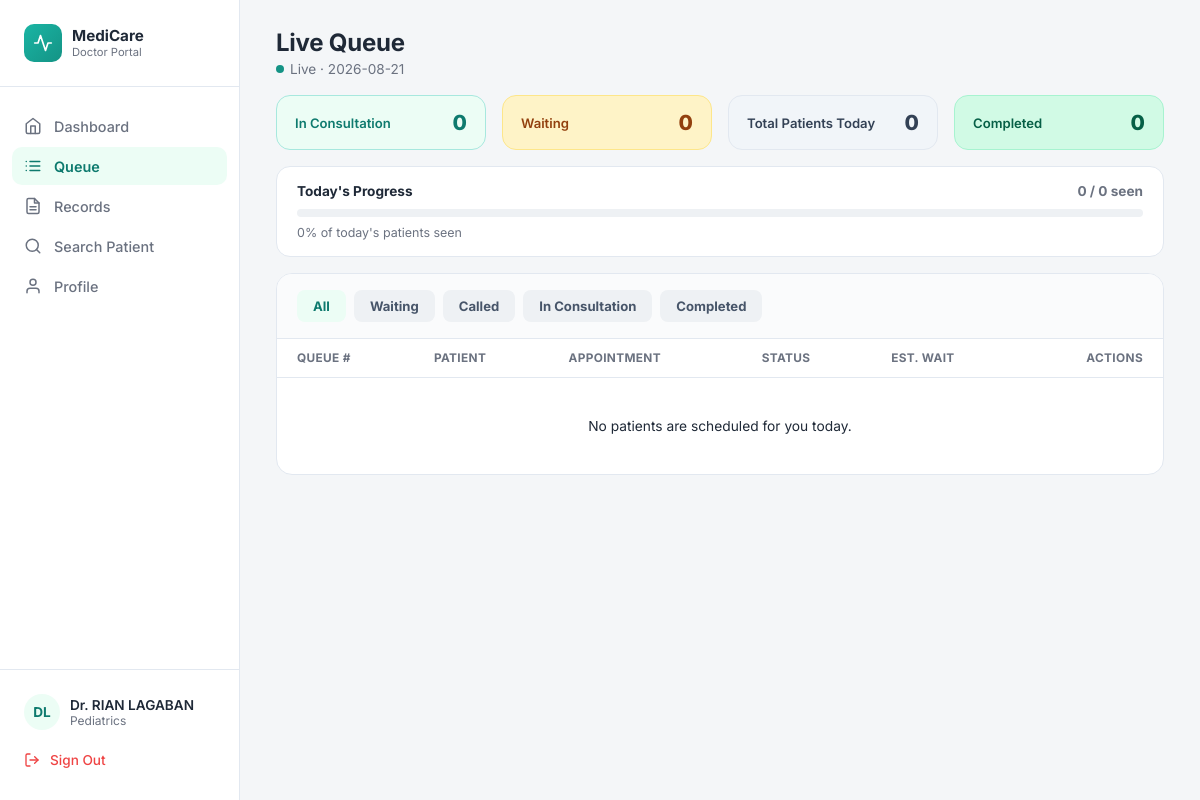
Page /doctor/doctor_queue.php (signed in) on the committed database.
### tables this page shows
CREATE TABLE IF NOT EXISTS `staff` (
  `StaffID` int NOT NULL AUTO_INCREMENT,
  `UserID` int NOT NULL,
  `DepartmentID` int NOT NULL,
  `StaffRole` varchar(50) NOT NULL,
  `Suffix` varchar(20) DEFAULT NULL,
  `Specialization` varchar(100) DEFAULT NULL,
  `AvailabilityStatus` varchar(50) NOT NULL DEFAULT 'Available',
  `DateHired` date DEFAULT NULL,
  `ScheduleStart` time DEFAULT NULL,
  `ScheduleEnd` time DEFAULT NULL,
  `AssignedDays` varchar(100) DEFAULT NULL,
  `AssignedResponsibilities` text,
  `CreatedAt` datetime NOT NULL DEFAULT CURRENT_TIMESTAMP,
  `UpdatedAt` datetime NOT NULL DEFAULT CURRENT_TIMESTAMP ON UPDATE CURRENT_TIMESTAMP,
  PRIMARY KEY (`StaffID`),
  KEY `FK_Staff_Users` (`UserID`),
  KEY `FK_Staff_Departments` (`DepartmentID`)
);

CREATE TABLE IF NOT EXISTS `users` (
  `UserID` int NOT NULL AUTO_INCREMENT,
  `RoleID` int NOT NULL,
  `FirstName` varchar(100) NOT NULL,
  `MiddleName` varchar(100) DEFAULT NULL,
  `LastName` varchar(100) NOT NULL,
  `Email` varchar(191) NOT NULL,
  `Password` varchar(255) NOT NULL,
  `Sex` varchar(13) NOT NULL,
  `DateOfBirth` date DEFAULT NULL,
  `ContactNumber` varchar(20) DEFAULT NULL,
  `Address` text,
  `Status` varchar(50) NOT NULL DEFAULT 'Active',
  `CreatedAt` datetime NOT NULL DEFAULT CURRENT_TIMESTAMP,
  `FailedAttempts` int DEFAULT '0',
  `LockUntil` datetime DEFAULT NULL,
  `ResetToken` varchar(255) DEFAULT NULL,
  `TokenExpiry` datetime DEFAULT NULL,
  `ProfilePhoto` varchar(255) DEFAULT NULL,
  `LastLogin` datetime DEFAULT NULL,
  PRIMARY KEY (`UserID`),
  UNIQUE KEY `Email` (`Email`),
  KEY `FK_Users_Roles` (`RoleID`)
);

CREATE TABLE IF NOT EXISTS `departments` (
  `DepartmentID` int NOT NULL AUTO_INCREMENT,
  `DepartmentName` varchar(100) NOT NULL,
  PRIMARY KEY (`DepartmentID`),
  UNIQUE KEY `DepartmentName` (`DepartmentName`)
);

### doctor/doctor_queue.php (the view, shortened to what the rows shown need)
<?php
require_once __DIR__ . '/../includes/db.php';
$userID = (int)$_SESSION['UserID'];
$doctorSql = "
    SELECT
        s.StaffID,
        s.UserID,
        s.StaffRole,
        s.Specialization,
        s.DepartmentID,
        d.DepartmentName,
        u.FirstName,
        u.MiddleName,
        u.LastName,
        u.Sex,
        u.ProfilePhoto
    FROM staff s
    INNER JOIN users u
        ON s.UserID = u.UserID
    LEFT JOIN departments d
        ON s.DepartmentID = d.DepartmentID
    WHERE s.UserID = ?
    LIMIT 1
";
$doctorStmt = mysqli_prepare($conn, $doctorSql);
mysqli_stmt_bind_param($doctorStmt, 'i', $userID);
mysqli_stmt_execute($doctorStmt);
$doctorResult = mysqli_stmt_get_result($doctorStmt);
$doctor = mysqli_fetch_assoc($doctorResult);
$doctorFirstName = $doctor['FirstName'] ?? '';
$doctorMiddleName = $doctor['MiddleName'] ?? '';
$doctorLastName = $doctor['LastName'] ?? '';
$doctorName = trim(
    'Dr. ' .
    $doctorFirstName . ' ' .
    ($doctorMiddleName ? $doctorMiddleName . ' ' : '') .
    $doctorLastName
);
$doctorDepartment =
    $doctor['DepartmentName']
    ?: 'General Medicine';
function initials(string $name): string
{
    $parts = preg_split('/\s+/', trim($name));
    $first = $parts[0][0] ?? '';
    $last = '';
    if (count($parts) > 1) {
        $last = $parts[count($parts) - 1][0] ?? '';
    }
    return strtoupper($first . $last);
}
$consultPatient = null;
$queueMessage = '';
?>
<!DOCTYPE html>
<html lang="en">
<head>
<link
    rel="stylesheet"
    href="../assets/css/doctor/doctor_dashboard.css"
>
</head>
<body>
<div class="app">
<aside class="sidebar">
    <div class="sidebar-footer">
        <div class="sidebar-user">
            <div class="user-avatar">
                <?php if (!empty($doctor['ProfilePhoto'])): ?>
                <img src="../<?php echo htmlspecialchars($doctor['ProfilePhoto']); ?>" alt="Photo" style="width:36px;height:36px;border-radius:50%;object-fit:cover;">
                <?php else: ?>
                <?= htmlspecialchars(initials($doctorName)) ?>
                <?php endif; ?>
            </div>
            <div>
                <div class="user-name">
                    <?= htmlspecialchars($doctorName) ?>
                </div>
                <div class="user-role">
                    <?= htmlspecialchars($doctorDepartment) ?>
                </div>
            </div>
        </div>
    </div>
</aside>
<main class="main">
<?php if ($consultPatient): ?>
<!-- =============================================================
     CONSULTATION VIEW
============================================================== -->
<div class="doctor-topbar">
    <div class="page-header">
        <h1>
            Consultation
        </h1>
        <p>
            Record patient diagnosis and treatment
        </p>
    </div>
    <a
        class="back-link"
        href="doctor_queue.php"
    >
        ← Back To Queue
    </a>
</div>
<?php if ($queueMessage): ?>
<div class="queue-alert">
    <?= htmlspecialchars($queueMessage) ?>
</div>
<?php endif; ?>
<div class="consult-patient-banner">
    <div class="cpb-top">
        <div class="cpb-avatar">
            <?= htmlspecialchars(
                initials($consultPatient['name'])
            ) ?>
        </div>
        <div>
            <div class="cpb-name">
                <?= htmlspecialchars(
                    $consultPatient['name']
                ) ?>
            </div>
            <div class="cpb-meta">
                <span>
                    <?= (int)$consultPatient['age'] ?>
                    years
                    &middot;
                    <?= htmlspecialchars(
                        $consultPatient['sex']
                    ) ?>
                </span>
                <span class="sep">
                    |
                </span>
                <span>
                    Queue:
                    <?= htmlspecialchars(
                        $consultPatient['queue_number']
                    ) ?>
                </span>
                <span class="sep">
                    |
                </span>
                <span>
                    Blood:
                    <?= htmlspecialchars(
                        $consultPatient['blood'] ?: 'N/A'
                    ) ?>
                </span>
            </div>
        </div>
        <?php if (!empty($consultPatient['allergies'])): ?>
        <div class="cpb-allergy">
            ⚠ Allergies:
            <?= htmlspecialchars(
                implode(
                    ', ',
                    $consultPatient['allergies']
                )
            ) ?>
        </div>
        <?php endif; ?>
    </div>
</div>
<form method="post">
<input
    type="hidden"
    name="action"
    value="save_consultation"
>
<input
    type="hidden"
    name="appointment_id"
    value="<?= (int)$consultPatient['appointment_id'] ?>"
>
<input
    type="hidden"
    name="patient_id"
    value="<?= (int)$consultPatient['patient_id'] ?>"
>
<div class="consult-grid">
<!-- ============================================================
     LEFT COLUMN
============================================================= -->
<div>
<div class="consult-panel">
    <div class="consult-panel-head">
        <div class="consult-panel-title">
            Diagnosis &amp; Notes
        </div>
    </div>
    <div class="form-field">
        <label for="chief-complaint">
            Chief Complaint
        </label>
        <input
            type="text"
            id="chief-complaint"
            name="chief_complaint"
            value="<?= htmlspecialchars(
                $consultPatient['chief_complaint'] ?? ''
            ) ?>"
            placeholder="Patient's main complaint"
        >
    </div>
    <div class="form-field">
        <label for="diagnosis">
            Diagnosis
        </label>
        <input
            type="text"
            id="diagnosis"
            name="diagnosis"
            value="<?= htmlspecialchars(
                $consultPatient['diagnosis'] ?? ''
            ) ?>"
            placeholder="Enter diagnosis"
        >
    </div>
    <div class="form-field">
        <label for="clinical-notes">
            Clinical Notes
        </label>
        <textarea
            id="clinical-notes"
            name="clinical_notes"
            placeholder="Patient symptoms, observations, history..."
        ><?= htmlspecialchars(
            $consultPatient['notes'] ?? ''
        ) ?></textarea>
    </div>
    <div class="form-field">
        <label for="treatment-plan">
            Treatment Plan
        </label>
        <textarea
            id="treatment-plan"
            name="treatment_plan"
            placeholder="Recommended treatment, follow-up, instructions..."
        ><?= htmlspecialchars(
            $consultPatient['treatment'] ?? ''
        ) ?></textarea>
    </div>
    <div class="form-field">
        <label for="follow-up-date">
            Follow-up Date
        </label>
        <input
            type="date"
            id="follow-up-date"
            name="follow_up_date"
            value="<?= htmlspecialchars(
                $consultPatient['follow_up_date'] ?? ''
            ) ?>"
        >
    </div>
</div>
<!-- ============================================================
     PRESCRIPTIONS
============================================================= -->
<div class="consult-panel">
    <div class="consult-panel-head">
        <div class="consult-panel-title">
            Prescriptions
        </div>
        <button
            type="button"
            class="btn-add-sm"
            onclick="addPrescriptionRow()"
        >
            + Add
        </button>
    </div>
    <div id="prescription-list">
        <div class="prescription-entry">
            <div class="prescription-row">
                <input
                    type="text"
                    name="rx_name[]"
                    placeholder="Medicine name & strength"
                >
                <input
                    type="text"
                    name="rx_dosage[]"
                    placeholder="Dosage"
                >
            </div>
            <div class="prescription-row">
                <input
                    type="text"
                    name="rx_instructions[]"
                    class="full"
                    placeholder="Instructions"
                >
            </div>
        </div>
    </div>
</div>
</div>
<!-- ============================================================
     RIGHT COLUMN
============================================================= -->
<div>
<div class="consult-panel">
    <div class="consult-panel-head">
        <div class="consult-panel-title">
            Past Consultations
        </div>
    </div>
    <?php if (empty($consultPatient['history'])): ?>
        <div class="records-empty">
            No past consultations on file.
        </div>
    <?php else: ?>
        <?php foreach (
            array_reverse($consultPatient['history'])
            as $c
        ): ?>
        <div class="past-consult-item">
            <div class="pc-head">
                <span class="pc-date">
                    <?= htmlspecialchars(
                        $c['date']
                    ) ?>
                </span>
                <span>
                    <?= htmlspecialchars(
                        $c['doctor']
                    ) ?>
                </span>
            </div>
            <?php if (!empty($c['diagnosis'])): ?>
            <div class="pc-diagnosis">
                <?= htmlspecialchars(
                    $c['diagnosis']
                ) ?>
            </div>
            <?php endif; ?>
            <?php if (!empty($c['note'])): ?>
            <div class="pc-note">
                <?= nl2br(
                    htmlspecialchars(
                        $c['note']
                    )
                ) ?>
            </div>
            <?php endif; ?>
            <?php if (!empty($c['tag'])): ?>
            <span class="pc-tag">
                <?= htmlspecialchars(
                    $c['tag']
                ) ?>
            </span>
            <?php endif; ?>
        </div>
        <?php endforeach; ?>
    <?php endif; ?>
</div>
<div class="consult-panel">
    <div class="consult-panel-head">
        <div class="consult-panel-title">
            Vitals
        </div>
    </div>
    <div class="vitals-grid">
        <div class="form-field">
            <label for="vital-bp">
                Blood Pressure
            </label>
            <input
                type="text"
                id="vital-bp"
                name="vital_bp"
                value="<?= htmlspecialchars(
                    $consultPatient['blood_pressure'] ?? ''
                ) ?>"
                placeholder="120/80"
            >
        </div>
        <div class="form-field">
            <label for="vital-temp">
                Temperature
            </label>
            <input
                type="text"
                id="vital-temp"
                name="vital_temp"
                value="<?= htmlspecialchars(
                    $consultPatient['temperature'] ?? ''
                ) ?>"
                placeholder="36.8"
            >
        </div>
        <div class="form-field full">
            <label for="vital-pulse">
                Pulse
            </label>
            <input
                type="number"
                id="vital-pulse"
                name="vital_pulse"
                value="<?= htmlspecialchars(
                    $consultPatient['pulse_rate'] ?? ''
                ) ?>"
                placeholder="72"
            >
        </div>
    </div>
</div>
<div class="consult-save-wrap">
    <button
        type="submit"
        class="btn-save-consult"
    >
        Save Consultation
    </button>
</div>
</div>
</div>
</form>
<script>
function addPrescriptionRow()
{
    const list =
        document.getElementById(
            'prescription-list'
        );
    const entry =
        document.createElement(
            'div'
        );
    entry.className =
        'prescription-entry';
    entry.innerHTML = `
        <div class="prescription-row">
            <input
                type="text"
                name="rx_name[]"
                placeholder="Medicine name & strength"
            >
            <input
                type="text"
                name="rx_dosage[]"
                placeholder="Dosage"
            >
        </div>
        <div class="prescription-row">
            <input
                type="text"
                name="rx_instructions[]"
                class="full"
                placeholder="Instructions"
            >
        </div>
        <button
            type="button"
            class="btn-remove-rx"
            onclick="this.closest('.prescription-entry').remove()"
        >
            Remove
        </button>
    `;
    list.appendChild(entry);
}
</script>
<?php else: ?>
<div class="doctor-topbar">
    <div class="page-header">
        <h1>
            Live Queue
        </h1>
    </div>
</div>
<div class="queue-table-panel">
<div class="queue-table-wrap">
<table class="queue-table">
<thead>
<tr>
    <th>
        Queue #
    </th>
    <th>
        Patient
    </th>
    <th>
        Appointment
    </th>
    <th>
        Status
    </th>
    <th>
        Est. Wait
    </th>
    <th>
        Actions
    </th>
</tr>
</thead>
</table>
</div>
</div>
<?php endif; ?>
</main>
</div>
</body>
</html>

### rows in the picture
staff: UserID.LastName "DL", UserID.LastName "Dr. RIAN LAGABAN", DepartmentID.DepartmentName "Pediatrics"

### other values in the picture
$counts['in_progress'] "0"
$counts['waiting'] "0"
$counts['total'] "0"
$counts['completed'] "0"
$progressPct "0"
